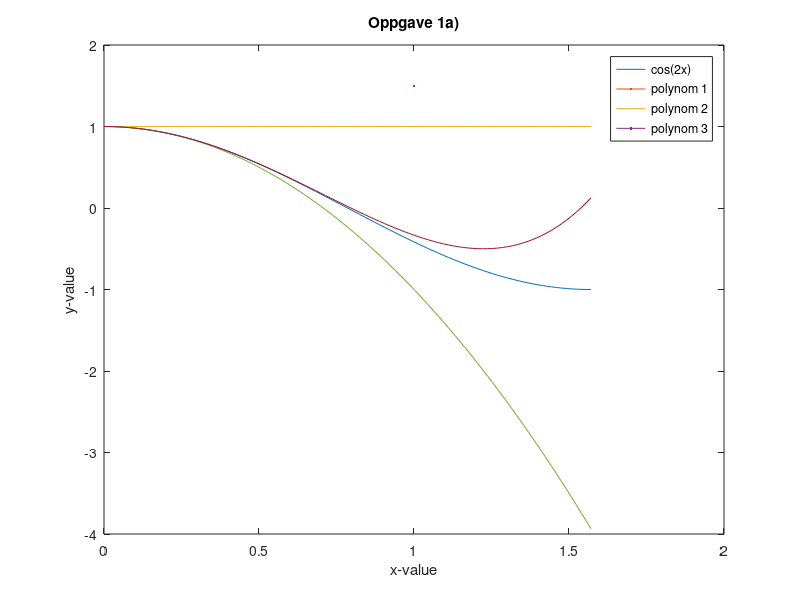

Source code (MATLAB): (Note: this script raises an error after producing the figure.)
%% Answers to excerise set 3 geov112 - Tiffany

%% Oppgave 1 - Plotting Review Question

% 1a)
 
    x = linspace(0, pi/2, 100);
    cos_2x = cos(2*x);

    % The first three none-zero terms
    taylor_1 = (cos_2x-cos_2x)+1;
    taylor_2 = 1 - 2*x.^2;
    taylor_3 = taylor_2 +((2/3)*x.^(4));


% 1b)

    figure(1)
    plot(x,cos_2x, LineWidth=1.5)

    hold on 
    
    plot (x,taylor_1, LineWidth=1.5)
   
    plot(x,taylor_2, LineWidth=1.5)

    plot(x, taylor_3, LineWidth=1.5)

    xlabel('x-value')
    ylabel('y-value')
    title('Oppgave 1a)')
    legend('cos(2x)','polynom 1','polynom 2', 'polynom 3')


 % 1c)

      % The plot shows how the first three none-zero values match the given
      % function cos(2x) at point x = 0. The blue line in the plot is 
      % repesenting the (cos(2x)) function. The red line is the first value 
      % of the expansion, and is seen as a straigh line. It's suppose to
      % mimic the cos(2x)function, but we can see that the other Taylor
      % terms fits a bit better. Shown on the plot,
      % the second Taylor term (yellow line)gives a better approximation 
      % then the first, but the third Taylor term (purple line) gives an
      % even better approximation. 


%% Oppgave 2 - Statistic and Random Numbers

% 2a) 

    % using the command 'rand' to get 80 random number bewteen 0 and 1
    rand_numb2a= rand(80, 1);

    % using the command 'mean' to find the average 
    average_2a = mean(rand_numb2a)

    % usinf the command 'std' to find the standard deviation (how much the
    % values variates from the average)
    std_2a = std(rand_numb2a)
    

    figure(2)
    histogram(rand_numb2a, 0:0.1:1)
    ylabel('y-value')
    xlabel('x-value')
    title('Oppgave 2a)')

% 2b) 

    rand_numb2b = rand(160, 1);
    
    figure(3)
    histogram(rand_numb2b, 0:0.1:1)
    ylabel('y-value')
    xlabel('x-value')
    title('Oppgave 2b)')

    average_2b = mean(rand_numb2a)

    std_2b = std(rand_numb2a)
    

% 2c) 

    % For the histogram in 2a), there are 80 random values selcetet from
    % 0-1. That will make the histogram plot have more variations then the
    % histogram in 2b). The 2b) hitsogram are taking dobbel the value then
    % 2a) between the same range, 0-1. Therfore histogram 2b) will look
    % more smoother then 2a).
    % They should have the same or nearly the same standard deviation and 
    % average value, beacuse they are bolth ranging from 0-1.
    % Intuitively we can tell that the averge is going to be around 0.5.

% 2d)
    
    rand_numb2d = rand(100,1);
   
    y = linspace(-10,10,100);

    figure (4)

    plot(rand_numb2d,y, '-*')

    
    ylabel('y-value')
    xlabel('x-value')

    title('Oppgave 2d)')


%% Oppgave 3 - Exercise 5 Chapter 3 & Exercise 1 Chapter 4

% 3a

    t = linspace(0,10,800);

    x = exp(-t).* cos(t);
    y = exp(-t).* sin(t);
    z = t;

    figure(5)

    plot3(x,y,z)
    grid on 

    ylabel('y-value')
    xlabel('x-value')
   

    title('Oppgave 3a)')

% 3b)
 
    Weight = [130 138 145 150 152 155 160 164 165 167 170 172 175];

    Frequency = [2 1 3 6 1 3 1 1 3 4 3 2 1];
    
    
    % using the command 'repelem' witch repeats the elemts in vector Weight
    % based on the vector Freuency 

    B = repelem(Weight, Frequency);
    
    ave_weight = mean(B)
    
    med_weight = median(B)
    
    std_weigt = std(B) 
    
    
 %% Oppgave 4 - Spherican and Geographical Coordinates 

% 4a)

    % The exception is at the orgin. The cartesian coordinates
    % repreesenting the orgin is (0,0). For the polar coordinates at 
    % the orgigin the r = 0, but θ can be whatever. when the length (r) is
    % 0, thenvthe every angle choosen will give us the the same
    % coordinates. In other words; one spesific polar coordinates for the 
    % orgin do not exist. 
    % It is important for the fundamental Earth sciences, in terms of that
    % it is good to  known this exception when 'making' the spherical
    % and geographical coordinates. 


% 4b)

    % spherical cooordinates:
    % r = radius
    % phi = z-axis angle
    % tetha = xy-axis angle
    
    % [r, phi, theta] 

    % x = r* sind(phi) * cosd(tetha);
    % y = r* sind(phi) * sind(phi);
    
    % z = r* cosd(theta); 
    
    % angle tetha is r with respect to z => can then 
    % write z = r * cos (tetha)

% 4c)
    
    % P = [x,y,z];         % cartesian coordiants
    
    % r = norm(P);          % r = sqrt(x^2+y^2+z^2)
    
    % phi = arccos(y/x);
   
    % tetha = atan(z/r);  % artan(z/(sqrt(x^2+y^2+z^2))
    

% 4d)

    % The Geographical coordinates makes it possible to navigate earth
    % posistions and locations in terms of longnitude and latitude. Where 
    % the spherical coordinates gives us 3D points. The r in spherical is
    % representing the length from the orgin. The r at for geographical are
    % usually representing the earth surface.
    % The Geographical cooridnates have the angle θ' and it's refered to as 
    % the latitude ( θ' = θ-90° ). Measured from the eqator at 0° to the 
    % south pole at -90° and North pole at 90°. ItFor spherical coordinates, 
    % tetha θ ranges from0 degress to 180 degrees.
    
  
    % The spherical coordinates have an angle often refered to as azimutal, 
    % that is the angel in the xy-plane, and ranges from 0 degrees to 360
    % degrees. For the Geographical coordinate this angel is measured from 
    % 0 degrees at the prime meridian, up to 180 degress to the east,
    % and -180 degrees to the west of the prime meridian. 
    % This angel is known as the longitude



% 4e) 

    % S = [r, phi, tetha]
    
    % radius = norm(S)
    % latitude = (tetha-90)
    % longitude = phi
    
    % r = radius * sin(lognitude) * cos(latitude)
    % phi = radius * sin(longitude) * cos(latitude)
    % tetha_prime = radius * cos(latitude)
    
% 4f)
    
    % C = [x y z]
    
    % R = 6371 % Earth radius in km

    % r = (norm(C) - R
    
    % phi = arctan(y/x)
    
    % tetha_prime = arctan(z/norm(r))
    
  clear all;


% 4g)

    R = 2270 * 10^-3;        % Beerenberg in km 

 Geo_coordinates =[
     6371 0 -90;             % South Pole
     6371 20 0;              % A point on the equator
     6371 5.32 60.39;        % RFB Bergen
     6371 -74 4.7;           % Bogota
     6371 11.4 47.27;        % Innsbruck
     6371+R -8.1 71;         % Beerenberg
     ]           

    r = Geo_coordinates(:, 1);         % 1st row repesenting the radius
    long = Geo_coordinates (:, 2);     % 2nd row repesentring longitude
    lat = Geo_coordinates (:, 3);      % 3rd row repesenting latititude

   
    x = r.* cosd(lat).* cosd(long);     % calculations from geogrphical
    y = r.* cosd(lat).* sind(long);     % to cartesian coordinates
    z = r.* sind(lat);

    Cartesian = [x,y,z];


    [tetha, phi, ra]=cart2sph(x, y, z);

    degTetha = rad2deg(tetha);           % converting from radians to degrees
    degPhi = rad2deg(phi);               % converting from radians to degrees

    spherical = [ra, degTetha, degPhi];






    disp('Cartesian coordinates')

    fprintf('\nSouth pole:\n %s\n\n',num2str(Cartesian(1,[1:3])))
    fprintf('A point on the equcator:\n %s\n\n',num2str(Cartesian(2,[1:3])))
    fprintf('RFB Bergen:\n %s\n\n',num2str(Cartesian(3,[1:3])))
    fprintf('Bogota:\n %s\n\n',num2str(Cartesian(4,[1:3])))
    fprintf('Innsbruck: \n%s\n\n',num2str(Cartesian(5,[1:3])))
    fprintf('Beerenberg: \n%s\n\n',num2str(Cartesian(6,[1:3])))

    disp('spherical coordinates')

    fprintf('\nSouth pole:\n %s\n\n',num2str(spherical(1,[1:3])))
    fprintf('A point on the equcator:\n %s\n\n',num2str(spherical(2,[1:3])))
    fprintf('RFB Bergen:\n %s\n\n',num2str(spherical(3,[1:3])))
    fprintf('Bogota:\n %s\n\n',num2str(spherical(4,[1:3])))
    fprintf('Innsbruck: \n%s\n\n',num2str(spherical(5,[1:3])))
    fprintf('Beerenberg: \n%s\n\n',num2str(spherical(6,[1:3])))


clear all;

%% Oppgave 5 - Global Seosmology I: Epicentral Distance

% 5a/ 5b)


    % P and Q is an input of arbitrary numbers, that represent two points on
    % the earth.

    P = [-60 100];
    Q = [-60 -20;];

    % seperating the latitude and lognitude for the first point. The first
    % comontent is refering to latitude, the second component is refers to
    % as lognitude 
    lat1 = P(:, 1);
    long1 = P(:,2);

    % seperating the latitude and lognitude for the second point.The first
    % comontent is refering to latitude, the second component is refers to
    % as lognitude 
    lat2 = Q(:, 1);
    long2 = Q(:, 2);


    % Having extracted the valules of lat & logn from the two points, 
    % I can now convert it do cartesian coodridantes.
    x1 = cosd(lat1).* cosd(long1);  
    y1 = cosd(lat1).* sind(long1);  
    z1 = sind(lat1); 
    
    x2 = cosd(lat2).* cosd(long2);  
    y2 = cosd(lat2).* sind(long2);  
    z2 = sind(lat2); 

    % collecting the cartesian coodrinates for the two point as
    % two sepreat arrays
    point1= [x1,y1,z1];
    point2 = [x2,y2,z2];

    % using the command 'dot', to find the dotproduct
    dot_product = dot(point1,point2);
    
    % using the command 'norm' to calculate the magnitude 
    magP = norm(point1); 
    magQ = norm(point2);

    % using the dot produck formula to find the angle.
    % θ = arccos(dotAB/mag(AB)), and this is the angular distance
    angular = acosd(dot_product/(magP*magQ));

    % Then to get the epicentral distance, the radius 3671 is devided by
    % 360 and mulityblyed by 2*pi. Then we know the what one degree in
    % epicentral distance equals to. By multiplying the angle calcultatet
    % above, we'll have the epicentral distance corresponding to the angle
    % epi_dis = angular * (6371/360*2*pi) 
   
   clear all;
   
 %  5c)
   
    
    Jan_mayen = [71 -8.1];
    Bergen = [60.4 5.32;];

    lat1 = Jan_mayen (:, 1);
    long1 =Jan_mayen (:,2);

    lat2 = Bergen(:, 1);
    long2 = Bergen(:, 2);

    x1 = cosd(lat1).* cosd(long1);  
    y1 = cosd(lat1).* sind(long1);  
    z1 = sind(lat1); 
    
    x2 = cosd(lat2).* cosd(long2);  
    y2 = cosd(lat2).* sind(long2);  
    z2 = sind(lat2); 


    point1 = [x1,y1,z1];
    point2 = [x2,y2,z2];

   dot_product = dot(point1,point2);

   mag1 = norm(point1);
   mag2 = norm(point2);

   angular = acosd(dot_product/(mag1*mag2))

   epi_dis = angular * (6371/360*2*pi) 

   fprintf('The angular deegre bewtween Bergen and Jan Mayen is: %f\n\n', angular)
 
   

 % 5d)
 
     
     r = 6371;
     phi = angular/2;

     y = r * sind(phi);
     
     straight_line = 2*y

    fprintf('The staight line distance between the Jan Mayen eartquake and Bergen is:\n%f km \n', straight_line)
   



% 5e)

    P_wave = 8.2; %[km/s]

    S_wave = 4.3; % [km/s]

    P_time = straight_line/P_wave;
    S_veloicty = straight_line/S_wave;

    fprintf('\nP-wave travel time is: %f s. \nS-wave travel time is: %f s.\n' ,P_time,S_veloicty)
                           
    

clear all;

 %% Oppgave 6 - Seismology II: 1D structure of the Earth
 
 % 6a)

       iasp91_file = fopen('iasp91.txt'); 
       iasp91 = textscan(iasp91_file, '%f %f %f %f');
       fclose(iasp91_file);
    
       Earth_depth = iasp91{1};              % depth [km]
       P_velocity = iasp91{2};               % P-wave velocity [km/s]
       S_velocity = iasp91{3};               % S-wave velocity [km/s]
       Density = iasp91{4};                  % Density (ρ) [g/cm^3] 


% 6b)

      figure (6)

      yyaxis left

      % p-veolocity in magenta
      plot(Earth_depth,P_velocity, 'm-',LineWidth = 1.5)  
      hold on 

      % s-velocity in blue
      plot(Earth_depth,S_velocity, 'b-', LineWidth = 1.5)  
      ylabel('P-& S-velocity [km/s]')


      yyaxis right

      % denisty in slashed line
      plot(Earth_depth,Density,'--', LineWidth = 1.5)  

      xlabel('Depth [km]')
      ylabel('Denisty [g/cm^3]')
      legend 
      title('IASP91 – Earth Velocitys & Density')

      legend('P-velocity', 'S-velocity','Density','Location', 'east')


   
% 6c) 

    % Five layers given as the depth of the; crust, upper mantel, lower mantel,
    % inner core & outer core
    five_layers = [35 660 2990 5150 6371];
 
    % Empty arrays that store the S -and P-velocities for diffrent layer
    p_velocities = [];
    s_velocities = [];
    
    % Empty arrays that stores the average standard and P-velocities 
    % for the diffrent layers
    avg_p_velocity = [];
    std_p_velocity = [];

    % Empty arrays that stores the average standard and S-velocities 
    % for diffrent layers
    avg_s_velocity = [];
    std_s_velocity = [];


    % Using a for loop where 'i' is an index who will iritate through 
    % Earth_depth and add the correspoding p and s velocities to the empty
    % array. To make sure we are calculting the velocites for each layer, 
    % a 'if' statemnt accours. This tells us that if Earth_depth(i) 
    % is bigger then the layer, will'll add an increment by 1 to q. 
    % this will skip us to the next layer in the array 'five_layers'. 
    % The loop will calculate the average and std velocities that belongs
    % to the same layers. 
    
    q = 1;

    for i = 1:length(Earth_depth)

        p_velocities = [p_velocities, P_velocity(i)];
        s_velocities = [s_velocities, S_velocity(i)];

        if Earth_depth(i) >= five_layers(q);
            q = q + 1;

        avg_p_velocity = [avg_p_velocity; mean(p_velocities)];
        std_p_velocity = [std_p_velocity; std(p_velocities)];

        p_velocities = [];

        avg_s_velocity = [avg_s_velocity; mean(s_velocities)];
        std_s_velocity = [std_s_velocity; std(s_velocities)];

        s_velocities = [];

       grid on


       end

   end

   avg_p_velocity;
   std_p_velocity;

   avg_s_velocity;
   std_s_velocity;

   figure (7)

   subplot(2,2,1)
   bar(avg_p_velocity, 'FaceColor','#4DBEEE')
   title('Average p-velocities')
   ylabel('Velocity [km/s]')
   xlabel('Layers')

   subplot(2,2,2)
   bar(std_p_velocity,'FaceColor',"#A2142F")
   title('Standard p-velocities')
   ylabel('Velocity [km/s]')
   xlabel('Layers')


   subplot(2,2,3)
   bar(avg_s_velocity, 'FaceColor',"#EDB120")
   title('Average s-velocities')
   ylabel('Velocity [km/s]')
   xlabel('Layers')



   subplot(2,2,4)
   bar(std_s_velocity, 'FaceColor',"#77AC30")
   title('Standard s-velocities')
   ylabel('Velocity [km/s]')
   xlabel('Layers')




% 6d)

    % In the plot the  bars are represented as the crust, upper mantel, 
    % lower mantel, outer core and inner core from left to right. 
    % as visualzed in the plot we will expect the average velocity
    % for P and S to increes up to the lower mantel. The lower mantel is
    % also where we find the higest average, represented as the third bar. 
    % The S wave has no velocity in the outer core, and therfore no bar is 
    % represented there. This applies for the average and standard. The 
    % standard deviation increeed from the crust to the lower mantel, and 
    % tells us that the velocities vs the average velocities differ more 
    % and more form the crust til the outer core. For the P velocity in the
    % inner core, the standrad deviation is lower then for the upper nad
    % lowe mantel. The bar representing the standard devitaion of the inner
    % corner tells us that is not a big diffrens from the diffrent 
    % velocities and the average

clear all;

%% Oppgave 7 - Exploring Seismic and Regional Seismology I: Waves in a layer over a Halfspace

% 7a)
    
    % drwan by hand 


 % 7b) 
    
    h = 3.5;                                        % depth of layer 1 [km]
    km = 15:1.5:30;
    p1_velocity = 5.5;                              % [km/s]
    
    t_direct = km/p1_velocity;                    % km/(km/s)=> [s]

    t_reflect = sqrt(km.^2 + 4.*h.^2)/p1_velocity; % km/(km/s)=> [s]

    disp('Time of the direct wave:')
    disp(' ')
    for i = 1:length(km)
        
        disp([num2str(km(i)),'km = ', num2str(i) num2str(t_direct(i)),' s'])

    end
    
      disp(' ')
      disp('Time of the reflected wave:')
      disp(' ')
      
    for i = 1:length(km)

        disp([num2str(km(i)),'km = ', num2str(i) num2str(t_reflect(i)),' s'])

    end
    
   
% 7c)
    
    figure(8)
    
    subplot(2,1,1);
    
    plot(km ,t_direct, 'b-');
    hold on 
    plot(km ,t_reflect,'m-.');
    
    title('Travel time of direct and reflected waves')
    xlabel('Distance [km]')
    ylabel('Time [s]')
    legend('Direct wave', 'Reflected wave','location','southeast')
    grid on
    
    subplot(2,1,2);
    
    z =[0 3.5 3.5 10];
    p = [5.5 5.5 8.2 8.2];
    s = [3.4 3.4 3.9 3.9];
   
    plot(z,p, '--')
    hold on
    plot(z,s,'r')
    
    title('Velocity model')
    xlabel('Depth [km]')
    ylabel('velocity [km/s]')
    grid on
    legend('p-wave', 's-wave','location','east')
   

    clear all;


%% Oppgave 8 - Displacement Caused by a Sill

% 8a) 

    % around the magma chamber the pressure and tempreture is often higher
    % witch makes it more likley for surronding rocks with diffrent melting
    % tempreue to melt. The magma has a lower density then the nearby rocks,
    % and will therfore seek up and finds its way into cracks.
    
    % The magma is guided in diffrent vents. At the center of a vulacano the
    % vulcano is hevier. The vulcano is respossible for high pressure and 
    % temprature. When the magma travles in secondy vent and fractires
    % alonside the center, it then will solidify as a cone shape
        


% 8b)

    nu = 1/2 *(50/(50+50));

    % magma chamber coordinates
    
    y = [0 0 -5];

    % given coordiantes 

    x1 = [0 0 0];
  

    
    r1 = norm(y-x1);


    dV = (0.01);
    cons = dV * (nu+1)/(3*pi);
    km_to_cm = 10^5;
    chamber_volume = 10^-9; % from 10^3m to 0.01km^3

    % The displacement for the magma chamber at the given coordinates. 
    % multiplying each displacement with the chamber volume to adjust 
    % the souce being a body, rather a point
    
    dis1_1 = km_to_cm * cons *((y-x1)/(r1^3) * chamber_volume);
   
    

    fprintf('Displacment at [0 0 0]:\n%s\n',num2str(dis1_1))

  


clear all;
    
   
    % 8c)

clear all;

    nu = 1/2 *(50/(50+50));
    dv = 0.01;
    cons = dv*(nu+1)/(3*pi);
    km_to_cm = 10^5;
    vol = 0.01^3;

    % using the linspace command so the x-value will be 201 points ranging 
    % from -1 km to 1 km
    xs = linspace(-1,1,201);
    ys = 0;
    zs = -5;
    origin = [0 0 0];
    
    % computeing the length to find the distance, and takning the cube 
    % of the answer.

    dist = ((xs-origin(1)).^2 + (ys-origin(2)).^2 + (zs-origin(3)).^2);
    dist = sqrt(dist)
    dist3 = dist.^3;
    
    % computing the vertical displacment at every points
    vdist = vol*cons*km_to_cm*(origin(3)-zs)./dist3;

    % summing the values, so we get the total vertcal displacemnt
    vdist_0 = sum(vdist);


    fprintf('The vertical deformation of a sill:\n%s\n', vdist_0)



 % 8d)

     p1 = [1 0 0];
     p2 = [3 0 0];
     p3 = [5 0 0];
    
     dist1 = ((xs-p1(1)).^2 + (ys-p1(2)).^2 + (zs-p1(3)).^2);
     dist2 = ((xs-p2(1)).^2 + (ys-p2(2)).^2 + (zs-p2(3)).^2);
     dist3 = ((xs-p3(1)).^2 + (ys-p3(2)).^2 + (zs-p3(3)).^2);

     dist1 = sqrt(dist1);
     dist2 = sqrt(dist2);
     dist3 = sqrt(dist3);

     y1 = vol*cons*km_to_cm*(p1(3)-zs)./dist1.^3;
     y1 = sum(y1);
     y2 =vol*cons*km_to_cm*(p2(3)-zs)./dist2.^3;
     y2 = sum(y2);
     y3 = vol*cons*km_to_cm*(p3(3)-zs)./dist3.^3;
     y3 = sum(y3);


    figure(9)
    plot( [0 1 3 5], [vdist_0 y1 y2 y3], LineWidth=1.5)
    grid on 

    xlabel('distance from origin [cm]')
    ylabel('Vertical defromation')
    title('Oppgave 8d)')


% 8e)  

    % The graph should repesent the higest values at
    % x = 1, 3, 5, and show that the values goes twords zero when moving
    % away from the x-values (applies to negative values moving left and 
    % big values moving right). This is because at x = 1, 3, 5,
    % the value of displacement is the highest at these points, because 
    % it's closer to the source. For negative x values or
    % large x values we will see a trend where the values goes twoards
    % zero. It is because we are moving from the soure, witch reduces the
    % impact from the source.


   
